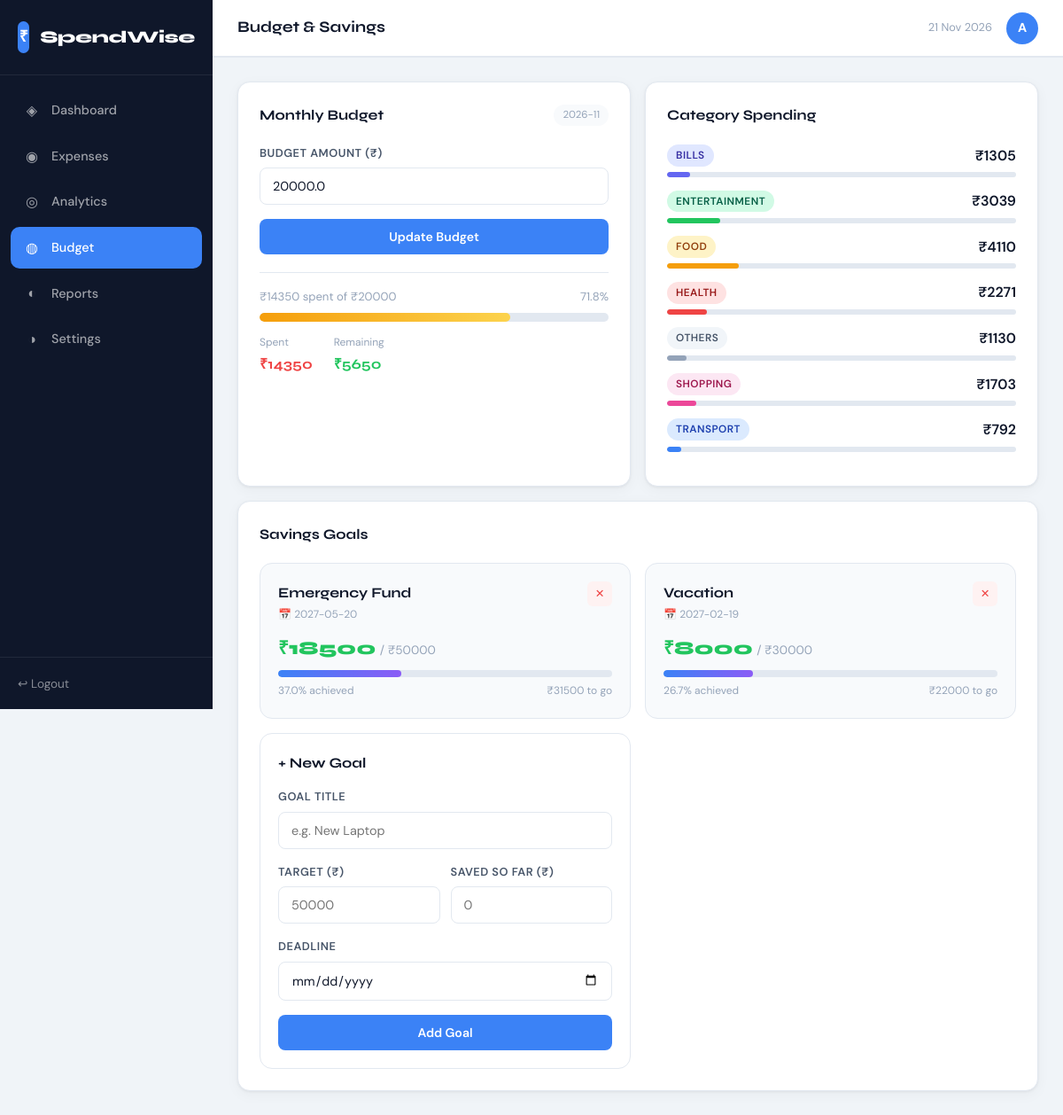
Screenshot of /budget (signed in) with the database file from the repository.
### tables this page shows
CREATE TABLE expenses (
            id INTEGER PRIMARY KEY AUTOINCREMENT,
            user_id INTEGER NOT NULL,
            amount REAL NOT NULL,
            category TEXT NOT NULL,
            date TEXT NOT NULL,
            description TEXT,
            is_recurring INTEGER DEFAULT 0,
            FOREIGN KEY(user_id) REFERENCES users(id)
        );

CREATE TABLE budgets (
            id INTEGER PRIMARY KEY AUTOINCREMENT,
            user_id INTEGER NOT NULL,
            month TEXT NOT NULL,
            amount REAL NOT NULL,
            FOREIGN KEY(user_id) REFERENCES users(id)
        );

CREATE TABLE savings_goals (
            id INTEGER PRIMARY KEY AUTOINCREMENT,
            user_id INTEGER NOT NULL,
            title TEXT NOT NULL,
            target_amount REAL NOT NULL,
            saved_amount REAL DEFAULT 0,
            deadline TEXT,
            FOREIGN KEY(user_id) REFERENCES users(id)
        );

### app.py (the view, shortened to what this page needs)
@app.route('/budget', methods=['GET', 'POST'])
@login_required
def budget():
    uid = session['user_id']
    conn = get_db()
    today = date.today()
    month_str = today.strftime('%Y-%m')
    budget_row = conn.execute('SELECT amount FROM budgets WHERE user_id=? AND month=?', (uid, month_str)).fetchone()
    budget = budget_row['amount'] if budget_row else 0
    monthly = conn.execute("SELECT COALESCE(SUM(amount),0) as s FROM expenses WHERE user_id=? AND date LIKE ?",
                           (uid, month_str+'%')).fetchone()['s']
    cat_rows = conn.execute("SELECT category, SUM(amount) as s FROM expenses WHERE user_id=? AND date LIKE ? GROUP BY category",
                            (uid, month_str+'%')).fetchall()
    goals = conn.execute('SELECT * FROM savings_goals WHERE user_id=?', (uid,)).fetchall()
    conn.close()
    remaining = max(0, budget - monthly)
    budget_pct = min(100, round((monthly / budget * 100) if budget else 0, 1))
    return render_template('budget.html', budget=budget, monthly=monthly, remaining=remaining,
                           budget_pct=budget_pct, cat_rows=cat_rows, goals=goals, month=month_str)

### app.py (called while the page is built)
def get_db():
    conn = sqlite3.connect(DB_PATH)
    conn.row_factory = sqlite3.Row
    return conn

def login_required(f):
    @wraps(f)
    def decorated(*args, **kwargs):
        if 'user_id' not in session:
            return redirect(url_for('login'))
        return f(*args, **kwargs)
    return decorated

@app.context_processor
def inject_now():
    return {'now': datetime.now()}

### templates/budget.html (shortened to what this page needs)
{% extends 'layout.html' %}
{% block page_title %}Budget & Savings{% endblock %}
{% block content %}
<div class="budget-page">
  <div class="budget-grid">
    <div class="panel">
      <div class="panel-header"><span>Monthly Budget</span><span class="badge-period">{{ month }}</span></div>
      <form method="POST" class="expense-form">
        <div class="form-group">
          <label>Budget Amount (₹)</label>
          <input type="number" name="amount" step="100" min="0" value="{{ budget }}" placeholder="e.g. 20000" required/>
        </div>
        <button type="submit" class="btn btn-primary btn-full">Update Budget</button>
      </form>
      <div class="budget-summary">
        <div class="progress-label">
          <span>₹{{ "%.0f"|format(monthly) }} spent of ₹{{ "%.0f"|format(budget) }}</span>
          <span>{{ budget_pct }}%</span>
        </div>
        <div class="progress-bar">
          <div class="progress-fill {% if budget_pct > 90 %}fill-danger{% elif budget_pct > 70 %}fill-warn{% else %}fill-safe{% endif %}"
               style="width:{{ budget_pct }}%"></div>
        </div>
        <div class="budget-stats">
          <div class="bstat"><span>Spent</span><strong class="text-danger">₹{{ "%.0f"|format(monthly) }}</strong></div>
          <div class="bstat"><span>Remaining</span><strong class="text-success">₹{{ "%.0f"|format(remaining) }}</strong></div>
        </div>
      </div>
    </div>
    <div class="panel">
      <div class="panel-header"><span>Category Spending</span></div>
      {% for r in cat_rows %}
      {% set pct = [(r.s / budget * 100)|round(1), 100]|min if budget else 0 %}
      <div class="cat-budget-item">
        <div class="cat-budget-top">
          <span class="cat-badge cat-{{ r.category|lower }}">{{ r.category }}</span>
          <span class="fw-600">₹{{ "%.0f"|format(r.s) }}</span>
        </div>
        <div class="mini-bar"><div class="mini-fill cat-fill-{{ r.category|lower }}" style="width:{{ pct }}%"></div></div>
      </div>
      {% else %}
      <p class="empty-text">No spending this month yet.</p>
      {% endfor %}
    </div>
    <div class="panel panel-wide">
      <div class="panel-header"><span>Savings Goals</span></div>
      <div class="goals-container">
        {% for g in goals %}
        {% set pct = [[(g.saved_amount / g.target_amount * 100)|round(1), 0]|max, 100]|min %}
        <div class="goal-card">
          <div class="goal-card-top">
            <div>
              <div class="goal-card-title">{{ g.title }}</div>
              {% if g.deadline %}<div class="goal-deadline">📅 {{ g.deadline }}</div>{% endif %}
            </div>
            <a href="{{ url_for('delete_goal', gid=g.id) }}" class="btn-action btn-del" onclick="return confirm('Delete goal?')">✕</a>
          </div>
          <div class="goal-amounts">
            <span class="goal-saved">₹{{ "%.0f"|format(g.saved_amount) }}</span>
            <span class="goal-target">/ ₹{{ "%.0f"|format(g.target_amount) }}</span>
          </div>
          <div class="goal-bar"><div class="goal-fill" style="width:{{ pct }}%"></div></div>
          <div class="goal-footer">
            <span>{{ pct }}% achieved</span>
            <span>₹{{ "%.0f"|format(g.target_amount - g.saved_amount) }} to go</span>
          </div>
        </div>
        {% endfor %}
        <div class="goal-card add-goal-card">
          <div class="panel-header" style="margin-bottom:1rem"><span>+ New Goal</span></div>
          <form method="POST" action="{{ url_for('add_goal') }}" class="expense-form">
            <div class="form-group">
              <label>Goal Title</label>
              <input type="text" name="title" placeholder="e.g. New Laptop" required/>
            </div>
            <div class="form-row">
              <div class="form-group">
                <label>Target (₹)</label>
                <input type="number" name="target" min="0" placeholder="50000" required/>
              </div>
              <div class="form-group">
                <label>Saved so far (₹)</label>
                <input type="number" name="saved" min="0" placeholder="0"/>
              </div>
            </div>
            <div class="form-group">
              <label>Deadline</label>
              <input type="date" name="deadline"/>
            </div>
            <button type="submit" class="btn btn-primary btn-full">Add Goal</button>
          </form>
        </div>
      </div>
    </div>
  </div>
</div>
{% endblock %}

### templates/layout.html (shortened to what this page needs)
<!DOCTYPE html>
<html lang="en">
<head>
  <link rel="stylesheet" href="{{ url_for('static', filename='css/style.css') }}"/>
</head>
<body>
<aside class="sidebar" id="sidebar">
  <div class="sidebar-brand">
    <div class="brand-icon">₹</div>
    <span>SpendWise</span>
  </div>
  <nav class="sidebar-nav">
    <a href="{{ url_for('dashboard') }}" class="nav-item {% if request.endpoint=='dashboard' %}active{% endif %}">
      <span class="nav-icon">◈</span><span>Dashboard</span>
    </a>
    <a href="{{ url_for('expenses') }}" class="nav-item {% if request.endpoint in ['expenses','edit_expense'] %}active{% endif %}">
      <span class="nav-icon">◉</span><span>Expenses</span>
    </a>
    <a href="{{ url_for('analytics') }}" class="nav-item {% if request.endpoint=='analytics' %}active{% endif %}">
      <span class="nav-icon">◎</span><span>Analytics</span>
    </a>
    <a href="{{ url_for('budget') }}" class="nav-item {% if request.endpoint=='budget' %}active{% endif %}">
      <span class="nav-icon">◍</span><span>Budget</span>
    </a>
    <a href="{{ url_for('reports') }}" class="nav-item {% if request.endpoint=='reports' %}active{% endif %}">
      <span class="nav-icon">◐</span><span>Reports</span>
    </a>
    <a href="{{ url_for('settings') }}" class="nav-item {% if request.endpoint=='settings' %}active{% endif %}">
      <span class="nav-icon">◑</span><span>Settings</span>
    </a>
  </nav>
  <div class="sidebar-footer">
    <a href="{{ url_for('logout') }}" class="logout-btn">↩ Logout</a>
  </div>
</aside>
<div class="main-wrapper">
  <header class="topbar">
    <div class="topbar-title">{% block page_title %}Dashboard{% endblock %}</div>
    <div class="topbar-right">
      <div class="topbar-date">{{ now.strftime('%d %b %Y') if now else '' }}</div>
      <div class="user-badge">{{ session.get('user_name','User')[0].upper() }}</div>
    </div>
  </header>
  <main class="page-content">
    {% block content %}{% endblock %}
  </main>
</div>
</body>
</html>

### rows the page displays
expenses: date "21 Nov 2026"
budgets: amount "20000.0", amount "20000"
savings_goals: title "Emergency Fund", deadline "2027-05-20", saved_amount "18500", target_amount "50000", pct "37.0", g.target_amount-g.saved_amount "31500"
savings_goals: title "Vacation", deadline "2027-02-19", saved_amount "8000", target_amount "30000", pct "26.7", g.target_amount-g.saved_amount "22000"

### other values shown
{{ session.get('user_name','User')[0].upper() }} "A"
{{ month }} "2026-11"
{{ "%.0f"|format(monthly) }} "14350"
{{ budget_pct }} "71.8"
{{ "%.0f"|format(remaining) }} "5650"
{{ r.category }} "BILLS" "ENTERTAINMENT" "FOOD" "HEALTH" "OTHERS" "SHOPPING" "TRANSPORT"
{{ "%.0f"|format(r.s) }} "1305" "3039" "4110" "2271" "1130" "1703" "792"
